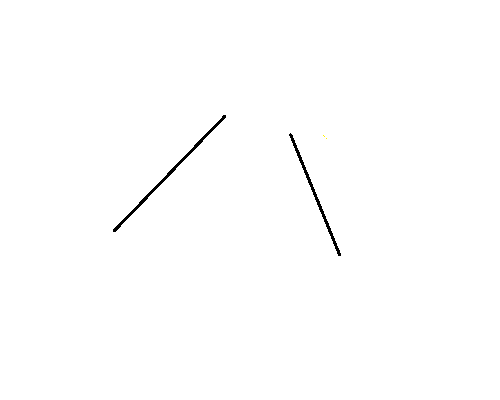
#> input picture demo1.png, 500 x 400 px
$ python demoline.py
#> lines starting #> are read from the running program, lines starting #| are printed output that depends on the picture
### createImage.py
#-*-coding:utf-8-*-
#@author:lijinxi
''' less black points ,erode or dilation '''
import cv2
from pylab import *
from PIL import Image


def readImage(filename):
    ''' read image '''
#> called with filename = 'demo1.png'
    im = array(Image.open(filename))
#> im is the input picture: shape (400, 500, 4); mean R, G, B, A 253.9, 253.9, 253.9, 255
    if im is None:
        raise IOError("found no picture !")
    # imshow(im)
    # show()
    return im


# [78 lines left out: functions createImage, oneColor, lessBalckPoints, process, im_erodeordilation, not called in this run]


# [35 lines that do not run on import are left out]

### demoline.py
#-*-coding:utf-8-*-
#@author:lijinxi
from pylab import *
import numpy
import cv2
from LINE import line_detect_possible
from createImage import readImage
im1=readImage("demo1.png")
im2=readImage('demo2.png')
#> call 2 of readImage, with filename = 'demo2.png'
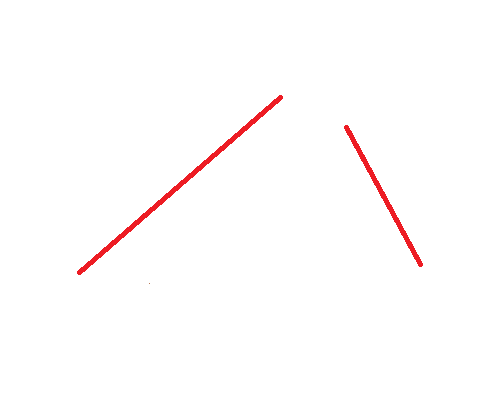
#> input picture demo2.png, 500 x 400 px
#> in readImage, im is the input picture: shape (400, 500, 4); mean R, G, B, A 254.8, 252.5, 252.6, 255
'''
image1,lines1=line_detect_possible(im1,100,5)
image2,lines2=line_detect_possible(im2,100,5)
for line in lines1:
    print(line[0])
for line in lines2:
    print(line[0])
'''
H,mask=cv2.findHomography(np.array([[113,232],[225,119],[291,135],[340,258]]),np.array([[79,271],[282,96],[343,125],[421,263]]),
                       cv2.RANSAC, 5.0)

wrap = cv2.warpPerspective(im1, H, (im1.shape[1], im1.shape[0]))
#wrap[0:im2.shape[0], 0:im2.shape[1]] = im1
im3=cv2.addWeighted(wrap,0.5,im2,0.5,0)
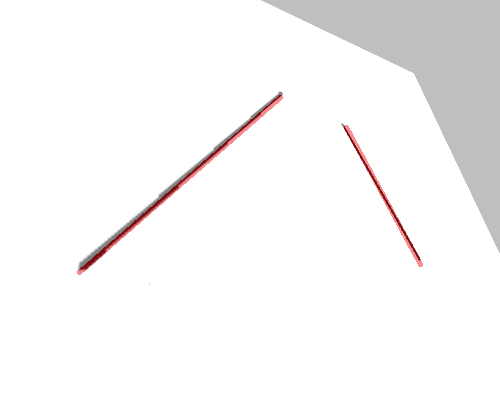
#> im3: shape (400, 500, 4); mean R, G, B, A 241.2, 240.1, 240.1, 242.5; transparent parts drawn white
imshow(im3)
show()
